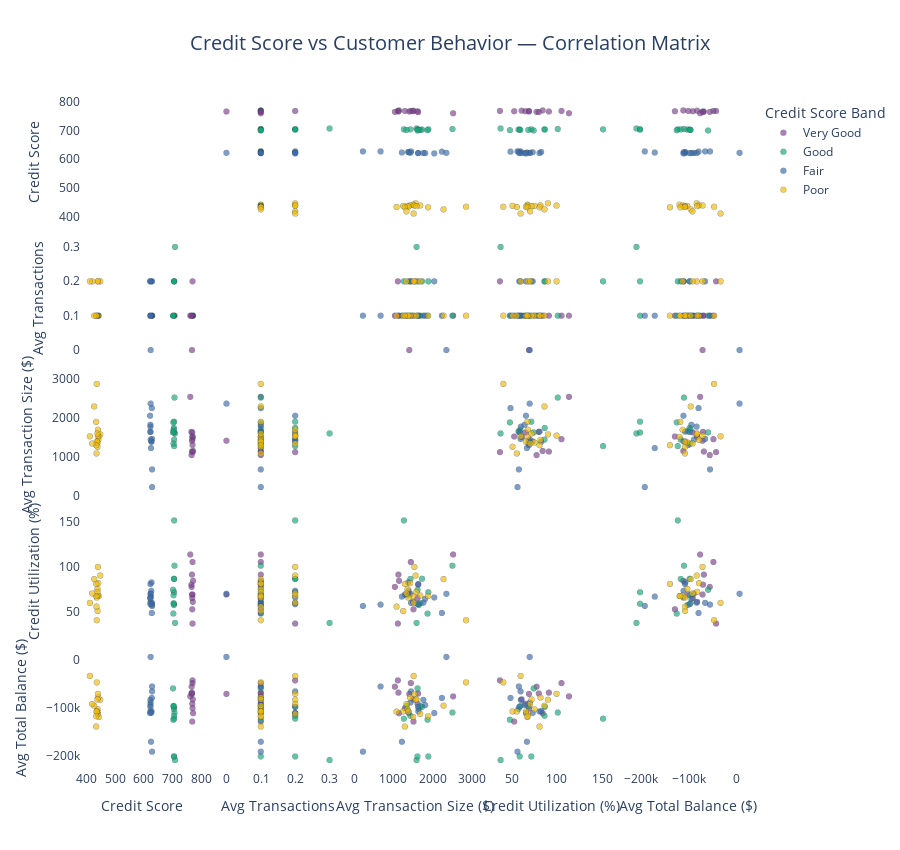

The code cell stored with this chart in its notebook:
### Markdown cell above
### Credit Score Behavior Scatter Matrix

### Code cell
credit_score_behavior_scatter_matrix_query = "SELECT * FROM gold.analytics_credit_score_behavior_correlation WHERE customer_count >= 20"
credit_score_behavior_scatter_matrix_df = fetch_data(credit_score_behavior_scatter_matrix_query)

dimensions = [
    'avg_credit_score',
    'avg_transactions',
    'avg_transaction_size',
    'avg_credit_utilization_pct',
    'avg_total_balance'
]

labels = {
    'avg_credit_score': 'Credit Score',
    'avg_transactions': 'Avg Transactions',
    'avg_transaction_size': 'Avg Transaction Size ($)',
    'avg_credit_utilization_pct': 'Credit Utilization (%)',
    'avg_total_balance': 'Avg Total Balance ($)'
}

fig = px.scatter_matrix(
    credit_score_behavior_scatter_matrix_df,
    dimensions=dimensions,
    color='credit_score_band',
    labels=labels,
    title='Credit Score vs Customer Behavior — Correlation Matrix',
    color_discrete_sequence=px.colors.qualitative.Bold,
    opacity=0.65
)

# Improve marker appearance
fig.update_traces(
    marker=dict(
        size=6,
        line=dict(width=0.3, color='DarkSlateGrey')
    ),
    diagonal_visible=False
)

# Layout polish
fig.update_layout(
    height=850,
    title=dict(
        x=0.5,
        font=dict(size=20)
    ),
    paper_bgcolor='white',
    plot_bgcolor='white',
    legend=dict(
        title='Credit Score Band',
        font=dict(size=12)
    )
)

fig.show()

### Figure 1 — Plotly figure (JSON) as saved in the notebook; plotly's stock layout.template omitted (floating-point values rounded to 4 significant figures)
{"data": [{"diagonal": {"visible": false}, "dimensions": [{"axis": {"matches": true}, "label": "Credit Score", "values": [772.0, 771.0, 770.0, 770.0, 770.0, 769.0, 769.0, 768.0, 768.0, 767.0, 766.0, 762.0]}, {"axis": {"matches": true}, "label": "Avg Transactions", "values": [0.1, 0.1, 0.1, 0.2, 0.1, 0.1, 0.1, 0.1, 0.0, 0.1, 0.1, 0.1]}, {"axis": {"matches": true}, "label": "Avg Transaction Size ($)", "values": [1156.0, 1516.0, 1308.0, 1126.0, 1458.0, 1525.0, 1630.0, 1140.0, 1419.0, 1050.0, 1646.0, 2542.0]}, {"axis": {"matches": true}, "label": "Credit Utilization (%)", "values": [84.68, 61.47, 69.48, 37.38, 105.5, 53.2, 65.71, 91.49, 69.53, 77.96, 80.39, 113.8]}, {"axis": {"matches": true}, "label": "Avg Total Balance ($)", "values": [-110800.0, -81930.0, -100300.0, -42260.0, -47930.0, -128300.0, -90980.0, -67900.0, -70480.0, -55510.0, -69680.0, -75620.0]}], "hovertemplate": "credit_score_band=Very Good<br>%{xaxis.title.text}=%{x}<br>%{yaxis.title.text}=%{y}<extra></extra>", "legendgroup": "Very Good", "marker": {"color": "rgb(127, 60, 141)", "line": {"color": "DarkSlateGrey", "width": 0.3}, "opacity": 0.65, "size": 6, "symbol": "circle"}, "name": "Very Good", "showlegend": true, "type": "splom"}, {"diagonal": {"visible": false}, "dimensions": [{"axis": {"matches": true}, "label": "Credit Score", "values": [709.0, 707.0, 706.0, 706.0, 706.0, 705.0, 705.0, 705.0, 704.0, 704.0, 703.0, 702.0]}, {"axis": {"matches": true}, "label": "Avg Transactions", "values": [0.3, 0.1, 0.2, 0.2, 0.2, 0.2, 0.1, 0.1, 0.1, 0.1, 0.1, 0.1]}, {"axis": {"matches": true}, "label": "Avg Transaction Size ($)", "values": [1606.0, 2522.0, 1280.0, 1906.0, 1446.0, 1746.0, 1628.0, 1662.0, 1344.0, 1701.0, 1887.0, 1633.0]}, {"axis": {"matches": true}, "label": "Credit Utilization (%)", "values": [38.14, 101.4, 151.5, 72.07, 86.67, 86.98, 59.29, 57.93, 68.73, 59.93, 48.4, 74.76]}, {"axis": {"matches": true}, "label": "Avg Total Balance ($)", "values": [-208800.0, -109400.0, -122300.0, -201200.0, -116100.0, -97500.0, -201200.0, -101900.0, -96060.0, -95890.0, -124500.0, -58920.0]}], "hovertemplate": "credit_score_band=Good<br>%{xaxis.title.text}=%{x}<br>%{yaxis.title.text}=%{y}<extra></extra>", "legendgroup": "Good", "marker": {"color": "rgb(17, 165, 121)", "line": {"color": "DarkSlateGrey", "width": 0.3}, "opacity": 0.65, "size": 6, "symbol": "circle"}, "name": "Good", "showlegend": true, "type": "splom"}, {"diagonal": {"visible": false}, "dimensions": [{"axis": {"matches": true}, "label": "Credit Score", "values": [629.0, 629.0, 629.0, 628.0, 627.0, 626.0, 625.0, 624.0, 624.0, 623.0, 623.0, 623.0, 623.0, 622.0]}, {"axis": {"matches": true}, "label": "Avg Transactions", "values": [0.2, 0.1, 0.1, 0.1, 0.1, 0.2, 0.1, 0.1, 0.0, 0.1, 0.1, 0.2, 0.1, 0.2]}, {"axis": {"matches": true}, "label": "Avg Transaction Size ($)", "values": [1465.0, 231.9, 684.3, 2253.0, 1392.0, 1402.0, 1230.0, 1446.0, 2367.0, 1778.0, 1827.0, 1643.0, 1650.0, 2058.0]}, {"axis": {"matches": true}, "label": "Credit Utilization (%)", "values": [60.32, 56.85, 58.31, 49.09, 83.0, 73.66, 67.2, 70.45, 70.34, 60.5, 64.74, 58.81, 81.13, 66.2]}, {"axis": {"matches": true}, "label": "Avg Total Balance ($)", "values": [-65160.0, -191300.0, -55010.0, -78910.0, -106600.0, -110000.0, -170500.0, -88770.0, 6835.0, -82900.0, -93920.0, -97580.0, -107100.0, -110500.0]}], "hovertemplate": "credit_score_band=Fair<br>%{xaxis.title.text}=%{x}<br>%{yaxis.title.text}=%{y}<extra></extra>", "legendgroup": "Fair", "marker": {"color": "rgb(57, 105, 172)", "line": {"color": "DarkSlateGrey", "width": 0.3}, "opacity": 0.65, "size": 6, "symbol": "circle"}, "name": "Fair", "showlegend": true, "type": "splom"}, {"diagonal": {"visible": false}, "dimensions": [{"axis": {"matches": true}, "label": "Credit Score", "values": [448.0, 443.0, 441.0, 440.0, 440.0, 439.0, 439.0, 438.0, 436.0, 436.0, 435.0, 434.0, 434.0, 427.0, 420.0, 412.0]}, {"axis": {"matches": true}, "label": "Avg Transactions", "values": [0.2, 0.1, 0.1, 0.2, 0.2, 0.1, 0.1, 0.1, 0.1, 0.1, 0.1, 0.1, 0.1, 0.1, 0.2, 0.2]}, {"axis": {"matches": true}, "label": "Avg Transaction Size ($)", "values": [1582.0, 1517.0, 1441.0, 1548.0, 1699.0, 1263.0, 1374.0, 1601.0, 2873.0, 1396.0, 1094.0, 1902.0, 1305.0, 2297.0, 1346.0, 1532.0]}, {"axis": {"matches": true}, "label": "Credit Utilization (%)", "values": [90.45, 67.8, 82.14, 100.0, 68.36, 51.33, 75.61, 72.43, 41.13, 66.12, 56.1, 67.8, 81.28, 86.59, 70.82, 60.34]}, {"axis": {"matches": true}, "label": "Avg Total Balance ($)", "values": [-82700.0, -118700.0, -78030.0, -70370.0, -112200.0, -106900.0, -102500.0, -81970.0, -46410.0, -107400.0, -107400.0, -117200.0, -138800.0, -95240.0, -91750.0, -32900.0]}], "hovertemplate": "credit_score_band=Poor<br>%{xaxis.title.text}=%{x}<br>%{yaxis.title.text}=%{y}<extra></extra>", "legendgroup": "Poor", "marker": {"color": "rgb(242, 183, 1)", "line": {"color": "DarkSlateGrey", "width": 0.3}, "opacity": 0.65, "size": 6, "symbol": "circle"}, "name": "Poor", "showlegend": true, "type": "splom"}], "layout": {"dragmode": "select", "height": 850, "legend": {"font": {"size": 12}, "title": {"text": "Credit Score Band"}, "tracegroupgap": 0}, "paper_bgcolor": "white", "plot_bgcolor": "white", "title": {"font": {"size": 20}, "text": "Credit Score vs Customer Behavior — Correlation Matrix", "x": 0.5}}}
